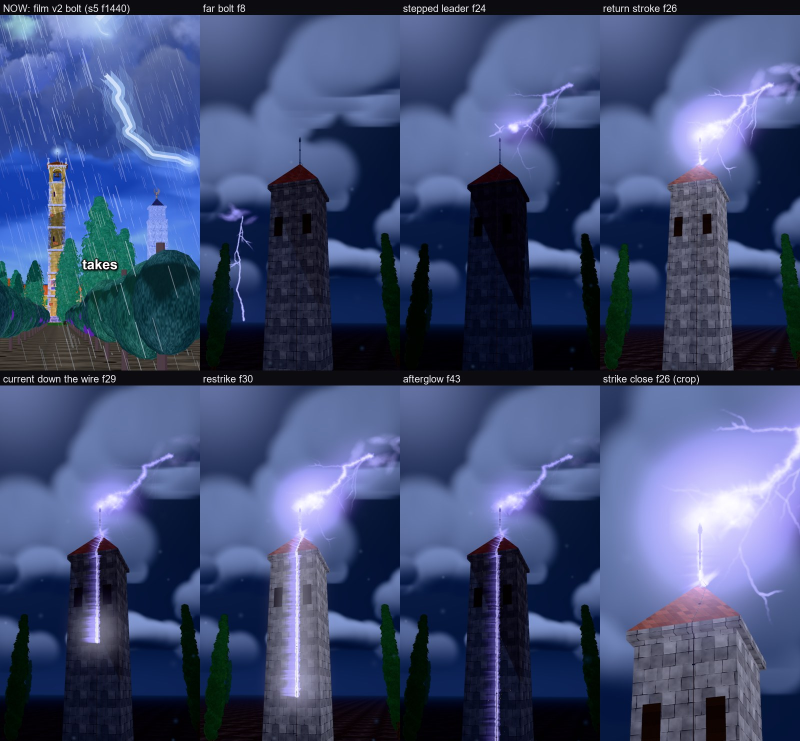
#> input picture newZip/RicksClips_Skill_V1.1/templates/threejs_film/_pbr_test/v_bolt/bolt_sheet.jpg, 1600 x 1482 px (shown at 1/2 size)
$ python detail_density.py ../../templates/threejs_film/_pbr_test/v_bolt/bolt_sheet.jpg
#> lines starting #> are read from the running program, lines starting #| are printed output that depends on the picture; after the words box and inside, x2 and y2 are one past the last pixel; in counts of white or black regions, pixels touching at a corner belong together
"""Detail density (added 2026-11-05 for Night Witches, CB: "more detailed quality").

Two numbers per frame, both computed at 540x960 with the burned-in caption band (62-78 % of height) masked:
  edge_density  share of pixels whose Sobel gradient magnitude on luma exceeds 0.08 (painted detail, props, lines)
  regions       number of distinct flat-colour regions >= 30 px after quantising to 32 colours (objects / shapes in frame)
  fine_regions  regions of 30-600 px (small props, secondary detail)
Instrument check (run with --validate): a flat frame reads ~0 / 1; a checkerboard of 40 px squares reads high.

Usage: python detail_density.py img1.png img2 ... [--json out.json]
       python detail_density.py --validate
"""
import sys, json
import numpy as np
from PIL import Image
from scipy import ndimage

W, H = 540, 960
CAP = (0.62, 0.78)

def metrics(img: Image.Image):
    a = np.asarray(img.convert("RGB").resize((W, H), Image.LANCZOS)).astype(np.float32) / 255
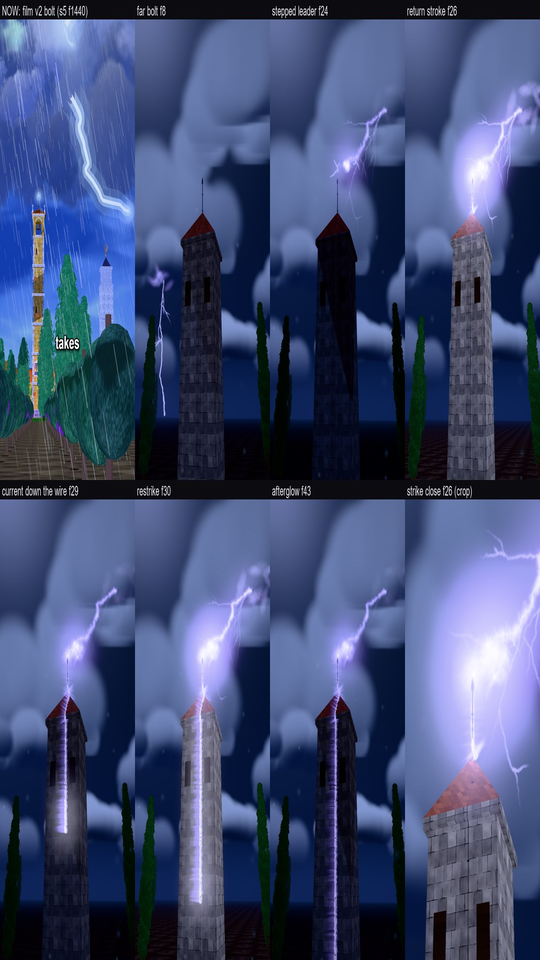
#> a: shape (960, 540, 3) float32; mean R, G, B 0.249, 0.3, 0.453
    mask = np.ones((H, W), bool); mask[int(CAP[0] * H):int(CAP[1] * H)] = False
    Y = a @ np.array([0.2126, 0.7152, 0.0722], np.float32)
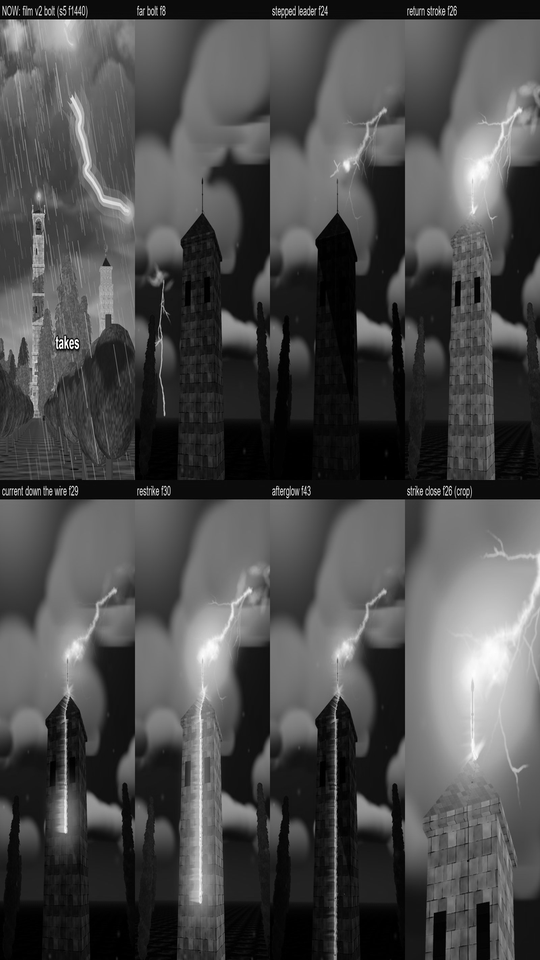
#> Y: shape (960, 540) float32; min 0, max 1, mean 0.3
    gx = ndimage.sobel(Y, 1); gy = ndimage.sobel(Y, 0); g = np.hypot(gx, gy) / 4
#> after `gy = ndimage.sobel(Y, 0)`:
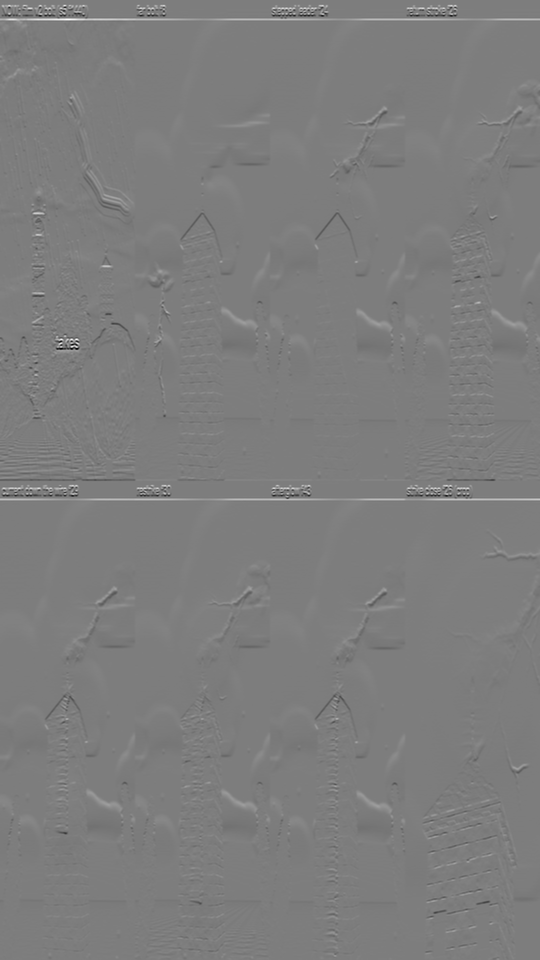
#> gy: shape (960, 540) float32; min -3.62, max 3.73, mean 0.000368; drawn with min black and max white
#> after `g = np.hypot(gx, gy) / 4`:
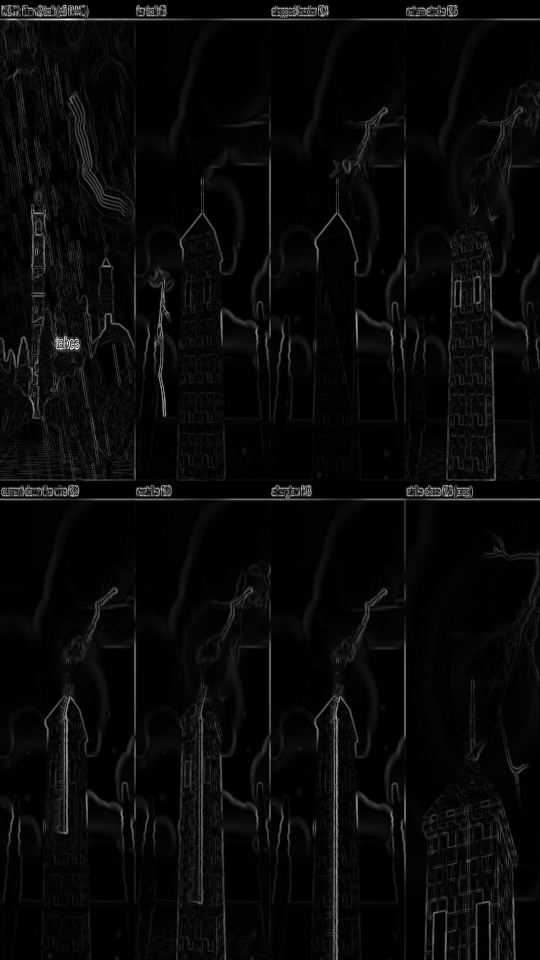
#> g: shape (960, 540) float32; min 0, max 0.998, mean 0.0357
    edge = float((g[mask] > 0.08).mean())
#> edge = 0.114
    q = np.asarray(img.convert("RGB").resize((W, H), Image.LANCZOS).quantize(32, method=Image.Quantize.MEDIANCUT))
    q = np.where(mask, q, 255)
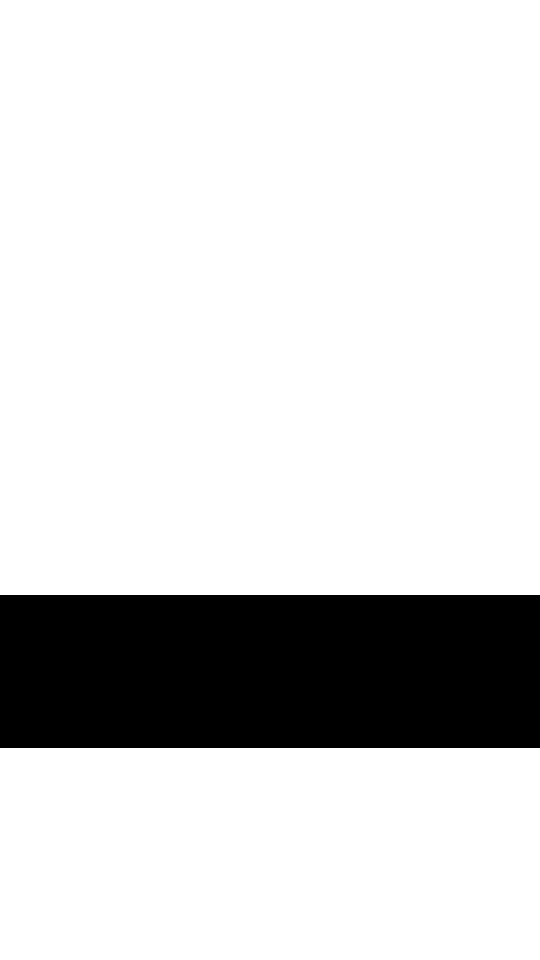
#> mask: shape (960, 540) bool; 84.1% white; 1 black region, box (x1, y1, x2, y2) and area: (0, 595, 540, 748) 82620
    regions = fine = 0
    for c in np.unique(q):
        if c == 255: continue
        lab, n = ndimage.label(q == c)
        if n == 0: continue
        sizes = np.bincount(lab.ravel())[1:]
        regions += int((sizes >= 30).sum()); fine += int(((sizes >= 30) & (sizes <= 600)).sum())
#> this loop made 33 passes
#> (n, regions, fine) on passes 1 to 12: (186, 9, 8), (362, 27, 21), (903, 66, 58), (571, 112, 100), (925, 159, 144), (671, 198, 173), (639, 255, 221), (412, 281, 245), (829, 323, 286), (728, 351, 306), (902, 407, 358), (1734, 486, 431)
#> c on pass 33: 255
#> pass 1, in metrics, `lab, n = ndimage.label(q == c)`:
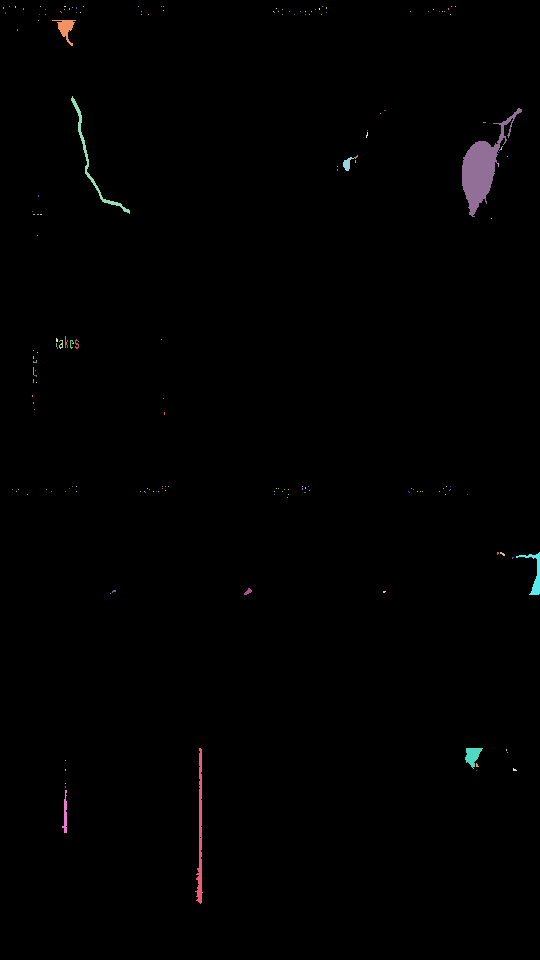
#> lab: shape (960, 540) int32; 187 distinct labels, from 0 to 186; one colour per label, 0 black
#> pass 3, in metrics, `lab, n = ndimage.label(q == c)`:
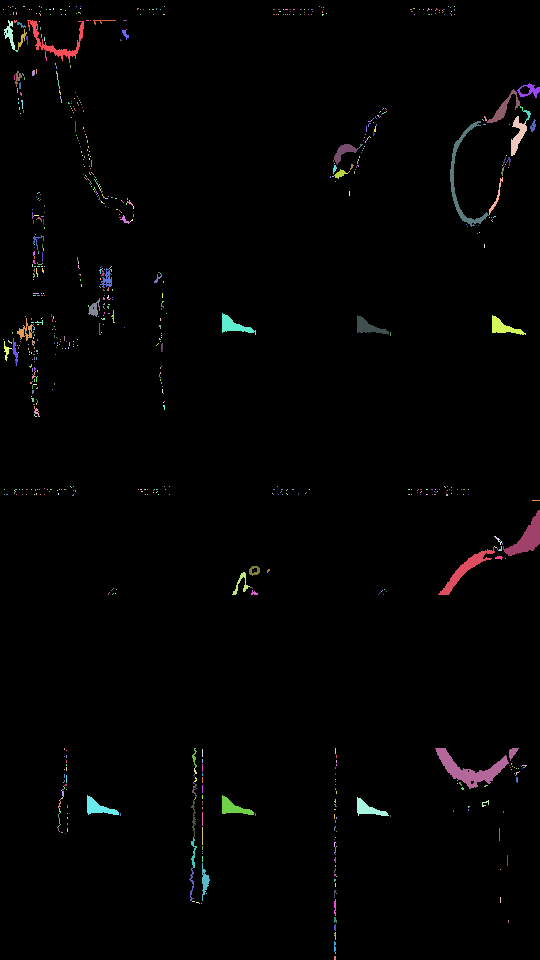
#> lab: shape (960, 540) int32; 904 distinct labels, from 0 to 903; one colour per label, 0 black
#> after the loop, fine = 1108; regions = 1247
    return {"edge_density": round(edge, 4), "regions": regions, "fine_regions": fine}

def validate():
    flat = Image.new("RGB", (W, H), (60, 80, 120))
    cb = np.indices((H, W)).sum(0) // 1; cb = (((np.indices((H, W))[0] // 40) + (np.indices((H, W))[1] // 40)) % 2 * 200 + 30).astype(np.uint8)
    chk = Image.fromarray(np.stack([cb] * 3, -1))
    print("flat", metrics(flat)); print("checker40", metrics(chk))

if __name__ == "__main__":
    a = sys.argv[1:]
    if "--validate" in a: validate(); sys.exit()
    out = a[a.index("--json") + 1] if "--json" in a else None
    files = [x for x in a if x != "--json" and x != out]
    R = {f: metrics(Image.open(f)) for f in files}
#> R = 1 item
    for f, m in R.items(): print(f.split("/")[-1].split("\\")[-1], m)
#> this loop made 1 pass
#| bolt_sheet.jpg {'edge_density': 0.1141, 'regions': 1247, 'fine_regions': 1108}
    if out: json.dump(R, open(out, "w"), indent=1)
